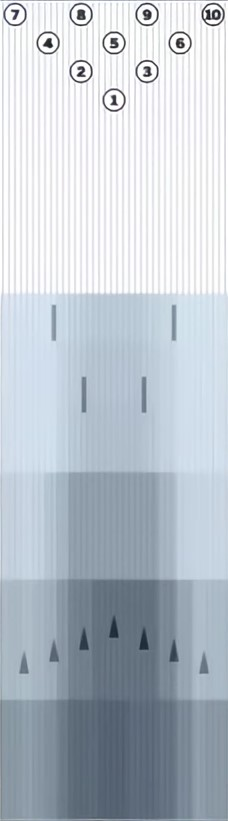
#> input picture data/templates/board_tracking.jpg, 228 x 821 px
$ python -i lane_detection.py   (imports and definitions only)   (older library calls are emulated)
#> lines starting #> are read from the running program, lines starting #| are printed output that depends on the picture; after the words box and inside, x2 and y2 are one past the last pixel; in counts of white or black regions, pixels touching at a corner belong together


# List of Frame_lane_boundaries objs
import os
import numpy as np

import cv2
from sklearn.cluster import DBSCAN
from sklearn.linear_model import RANSACRegressor

# Debug output folders
DEBUG_DIR = "debug"
GRAYSCALE_DIR = os.path.join(DEBUG_DIR, "grayscale")
EDGES_DIR = os.path.join(DEBUG_DIR, "edges")
LINES_DIR = os.path.join(DEBUG_DIR, "lines")
BEST_DIR = os.path.join(DEBUG_DIR, "best_line")


# [16 lines left out: functions get_vid_lane_boundaries, get_frame_lane_boundaries, not called in this run]

# def get_top_lane_boundary(
#     frame,
#     red_threshold=150,
#     min_points=5,
# ):
#     """
#     Detect the top lane boundary using red channel extraction and overdetermined linear interpolation.

#     Extracts red markings from the top part of the frame (bowling pin markings),
#     finds the coordinates of red points, and fits a line using least squares interpolation.

#     Args:
#         frame: Input image frame
#         red_threshold: Threshold value for red channel (0-255)
#         min_points: Minimum number of points required to fit a line

#     Returns:
#         Line endpoints as (x1, y1, x2, y2) or None if insufficient points
#     """
#     # Ensure debug folders exist
#     os.makedirs(GRAYSCALE_DIR, exist_ok=True)
#     os.makedirs(EDGES_DIR, exist_ok=True)
#     os.makedirs(LINES_DIR, exist_ok=True)
#     os.makedirs(BEST_DIR, exist_ok=True)

#         # Convert BGR → HSV
#     hsv = cv2.cvtColor(frame, cv2.COLOR_BGR2HSV)

#     # Focus on top region
#     top_region = hsv[:int(hsv.shape[0] * 0.3), :]

#     # Red hue ranges (two ranges!)
#     lower_red1 = np.array([0, 120, 70])
#     upper_red1 = np.array([10, 255, 255])

#     lower_red2 = np.array([170, 120, 70])
#     upper_red2 = np.array([180, 255, 255])

#     # Create masks
#     mask1 = cv2.inRange(top_region, lower_red1, upper_red1)
#     mask2 = cv2.inRange(top_region, lower_red2, upper_red2)

#     red_mask = cv2.bitwise_or(mask1, mask2)

#     # Optional cleanup
#     kernel = np.ones((3,3), np.uint8)
#     red_mask = cv2.morphologyEx(red_mask, cv2.MORPH_OPEN, kernel)

#     # Save debug image
#     cv2.imwrite(os.path.join(EDGES_DIR, f"red_channel_top.jpg"), top_region)
#     cv2.imwrite(os.path.join(EDGES_DIR, f"red_mask_top.jpg"), red_mask)

#     # Find coordinates of red points
#     points = cv2.findNonZero(red_mask)

#     if points is None or len(points) < min_points:
#         print(f"Insufficient red points found: {len(points) if points is not None else 0}")
#         return None

#     # Extract x, y coordinates
#     points = points.reshape(-1, 2).astype(np.float32)
#     x_coords = points[:, 0]
#     y_coords = points[:, 1]

#     # Perform overdetermined linear interpolation using least squares
#     # Fit: y = mx + b
#     coefficients = np.polyfit(x_coords, y_coords, 1)
#     m, b = coefficients  # slope, intercept

#     # Calculate line endpoints for visualization
#     x_min, x_max = int(np.min(x_coords)), int(np.max(x_coords))
#     y_min = int(m * x_min + b)
#     y_max = int(m * x_max + b)

#     # Create visualization image
#     vis_image = frame[:int(frame.shape[0] * 0.3), :].copy()
#     cv2.line(vis_image, (x_min, y_min), (x_max, y_max), (0, 255, 0), 3)

#     # Draw the detected red points
#     for pt in points.astype(int):
#         cv2.circle(vis_image, tuple(pt), 2, (255, 0, 0), -1)

#     cv2.imwrite(os.path.join(BEST_DIR, f"top_boundary_fitted_line.png"), vis_image)
#     cv2.imwrite(os.path.join(LINES_DIR, f"top_boundary_red_points.png"), vis_image)

#     print(f"Top boundary detected with {len(points)} points")
#     print(f"Line equation: y = {m:.4f}x + {b:.4f}")

#     # Return line endpoints adjusted to full frame coordinates
#     # Since we worked with the top region, we need to adjust y coordinates
#     return np.array([x_min, y_min, x_max, y_max], dtype=np.int32)

import os
import cv2
import numpy as np


# [527 lines left out: functions get_top_lane_boundary, plot_lane_boundaries, detect_pin_midpoints_template, non_max_suppression, not called in this run]


def get_bottom_lane_boundary(
    frame,
    edge_method="sobel",
    conv_method="pca",
    edge_threshold=0.3,
    hough_threshold=50,
    hough_min_line_length=100,
    hough_max_line_gap=10,
    slope_threshold=0.3,
):
    # Implementation for detecting the bottom lane boundary
    # Ensure debug folders exist
    os.makedirs(GRAYSCALE_DIR, exist_ok=True)
    os.makedirs(EDGES_DIR, exist_ok=True)
    os.makedirs(LINES_DIR, exist_ok=True)
    os.makedirs(BEST_DIR, exist_ok=True)

    #grayscale
    # gray = custom_grayscale(frame, method="default")
    gray = custom_grayscale(frame, method=conv_method)
    # gray_clahe = cv2.createCLAHE(clipLimit=2.0, tileGridSize=(8, 8))
    # gray = gray_clahe.apply(gray)
    # gaussian blur
    blurred = cv2.GaussianBlur(gray, (5, 5), 0)
    cv2.imwrite(os.path.join(GRAYSCALE_DIR, f"blurred_{conv_method}.jpg"), blurred)

    # crop before edge detection (bottom + center region)
    cropped = blurred[int(blurred.shape[0] * 0.6):, int(blurred.shape[1] * 0.15):int(blurred.shape[1] * 0.85)]
    edges = detect_edges(
        cropped,
        method=edge_method,
        conv_method=conv_method,
        edge_threshold=edge_threshold,
        direction="horizontal",
        debug_prefix="bottom_",
    )

    # hough transform
    lines = cv2.HoughLinesP(
        edges,
        1,
        np.pi / 180,
        threshold=hough_threshold,
        minLineLength=hough_min_line_length,
        maxLineGap=hough_max_line_gap,
    )

    output = frame[int(blurred.shape[0] * 0.6):, int(blurred.shape[1] * 0.15):int(blurred.shape[1] * 0.85)].copy()

    best_candidate = None
    if lines is not None:
        for line in lines:
            x1, y1, x2, y2 = line[0]

            # compute slope and filter by threshold, keep line order
            if x2 == x1:
                line_slope = float('inf')
            else:
                line_slope = (y2 - y1) / (x2 - x1)

            if abs(line_slope) > slope_threshold:
                # optional visualization: rejected as red
                cv2.line(output, (x1, y1), (x2, y2), (0, 0, 255), 1)
                continue

            if best_candidate is None:
                best_candidate = line[0]

            cv2.line(output, (x1, y1), (x2, y2), (0, 255, 0), 2)

    cv2.imwrite(os.path.join(LINES_DIR, f'lines_{conv_method}_{edge_method}.png'), output)

    # Select the first valid candidate (filtered by slope)
    if best_candidate is not None:
        best_candidate_image = frame[int(blurred.shape[0]*0.6):, int(blurred.shape[1]*0.15):int(blurred.shape[1]*0.85)].copy()
        x1, y1, x2, y2 = best_candidate
        cv2.line(best_candidate_image, (x1, y1), (x2, y2), (0, 255, 0), 3)
        cv2.imwrite(os.path.join(BEST_DIR, f'bottom_best_candidate_line_{conv_method}_{edge_method}.png'), best_candidate_image)
        return best_candidate

    # fallback: first Hough line if nothing passes slope filter
    if lines is not None and len(lines) > 0:
        fallback = lines[0][0]
        fallback_image = frame[int(blurred.shape[0]*0.6):, int(blurred.shape[1]*0.15):int(blurred.shape[1]*0.85)].copy()
        x1, y1, x2, y2 = fallback
        cv2.line(fallback_image, (x1, y1), (x2, y2), (0, 255, 255), 3)
        cv2.imwrite(os.path.join(BEST_DIR, f'bottom_best_candidate_line_{conv_method}_{edge_method}.png'), fallback_image)
        return fallback

    return None

# [175 lines left out: functions get_lateral_lane_boundaries, parameter_search, calculate_distance_to_center, not called in this run]


def custom_grayscale(frame, method="default"):
    if method == "default":
        return cv2.cvtColor(frame, cv2.COLOR_BGR2GRAY)
    elif method == "lightness":
        return cv2.cvtColor(frame, cv2.COLOR_BGR2HLS)[:,:,1]
    elif method == "luminosity":
        return cv2.cvtColor(frame, cv2.COLOR_BGR2YUV)[:,:,0]
    elif method == "r_g_minus_b":
        r, g, b = cv2.split(frame)
        return cv2.subtract(cv2.add(r, g), b)
    elif method == "pca":
        pixels = frame.reshape(-1, 3)
        mean = np.mean(pixels, axis=0)
        centered = pixels - mean
        cov = np.cov(centered.T)
        eigenvalues, eigenvectors = np.linalg.eig(cov)
        principal_component = eigenvectors[:, np.argmax(eigenvalues)]
        grayscale = np.dot(centered, principal_component)
        grayscale = ((grayscale - grayscale.min()) / (grayscale.max() - grayscale.min()) * 255)
        return grayscale.reshape(frame.shape[:2]).astype(np.uint8)
    else:
        raise ValueError("Invalid grayscale method")

def detect_edges(blurred, method="sobel", conv_method="pca", edge_threshold=None, direction="horizontal", debug_prefix=""):
    """Run edge detection on the provided image.

    Cropping (if needed) must be performed by the caller.
    """

    if method == "sobel":
        if direction == "horizontal":  # For horizontal edges (lane markings), detect vertical gradients
            sobel = cv2.Sobel(blurred, cv2.CV_64F, 0, 1, ksize=3)
        else:  # For vertical edges (lateral boundaries), detect horizontal gradients
            sobel = cv2.Sobel(blurred, cv2.CV_64F, 1, 0, ksize=3)
        sobel = np.absolute(sobel)
        sobel = sobel / sobel.max() * 255  # normalize to 0-255
        edges = np.uint8(sobel)
    elif method == "canny":
        edges = cv2.Canny(blurred, 30, 90)
    elif method == "laplacian":
        laplacian = cv2.Laplacian(blurred, cv2.CV_64F)
        laplacian = np.absolute(laplacian)
        laplacian = laplacian / laplacian.max() * 255  # normalize to 0-255
        edges = np.uint8(laplacian)
    else:
        raise ValueError("Invalid edge detection method")

    if edge_threshold is not None:
        _, edges = cv2.threshold(edges, edge_threshold, 255, cv2.THRESH_BINARY)

    cv2.imwrite(os.path.join(EDGES_DIR, f"{debug_prefix}edges_{method}_{conv_method}.jpg"), edges)
    return edges

>>> import cv2
>>> picture = cv2.imread('data/templates/board_tracking.jpg')
#> picture is the input picture: shape (821, 228, 3); mean B, G, R 204.9, 195.8, 187
>>> result = get_bottom_lane_boundary(picture)
#> in custom_grayscale, `mean = np.mean(pixels, axis=0)`: mean = [204.9, 195.8, 187]
#> in custom_grayscale, `cov = np.cov(centered.T)`: cov = [[2028.2, 2187.7, 2362.8], [2187.7, 2379, 2589.1], [2362.8, 2589.1, 2844]]
#> in custom_grayscale, `eigenvalues, eigenvectors = np.linalg.eig(cov)`: eigenvalues = [7211.5, 38.85, 0.871]; eigenvectors = [[-0.528, -0.714, 0.46], [-0.574, -0.0992, -0.813], [-0.626, 0.693, 0.358]]
#> in custom_grayscale, `principal_component = eigenvectors[:, np.argmax(eigenvalues)]`: principal_component = [-0.528, -0.574, -0.626]
#> in custom_grayscale, `return grayscale.reshape(frame.shape[:2]).astype(np.uint8)`:
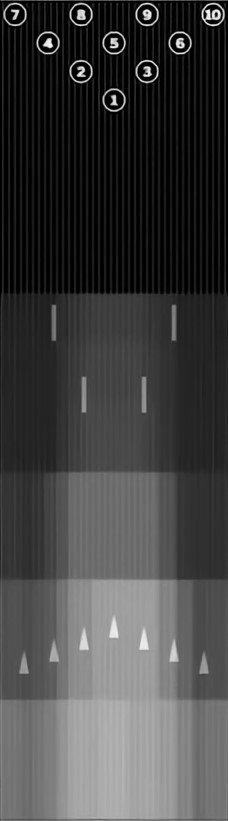
#> returned value: shape (821, 228); min 0, max 255, mean 65.6
#> in get_bottom_lane_boundary, `cropped = blurred[int(blurred.shape[0] * 0.6):, int(blurred.shape[1] *..`:
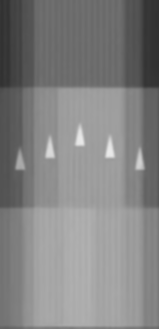
#> cropped: shape (329, 159); min 48, max 234, mean 130.1
#> in detect_edges, `sobel = cv2.Sobel(blurred, cv2.CV_64F, 0, 1, ksize=3)`:
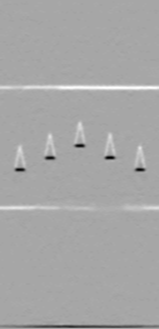
#> sobel: shape (329, 159) float64; min -195, max 104, mean 0.8; drawn with min black and max white
#> in detect_edges, `sobel = np.absolute(sobel)`:
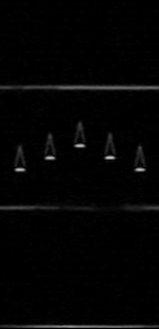
#> sobel: shape (329, 159) float64; min 0, max 195, mean 3.9
#> in detect_edges, `_, edges = cv2.threshold(edges, edge_threshold, 255, cv2.THRESH_BINARY)`:
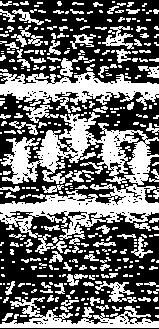
#> edges: shape (329, 159); 42.7% white; 374 white regions (242 under 20 px), largest, box (x1, y1, x2, y2) and area: (1, 112, 159, 185) 4863, (0, 183, 159, 240) 3785, (0, 72, 159, 113) 3098
#> in get_bottom_lane_boundary, `lines = cv2.HoughLinesP( edges, 1, np.pi / 180, threshold=hough_thresh..`: lines = 68 rows, first 6: [89, 194, 120, 327], [0, 74, 155, 229], [51, 230, 58, 35], [114, 112, 119, 3], [8, 1, 24, 188], [55, 213, 82, 74]
#> the loop in get_bottom_lane_boundary, `for line in lines:` made 68 passes
#> (x1, y1, x2, y2, line_slope) on passes 1 to 12: (89, 194, 120, 327, 4.29), (0, 74, 155, 229, 1), (51, 230, 58, 35, -27.86), (114, 112, 119, 3, -21.8), (8, 1, 24, 188, 11.69), (55, 213, 82, 74, -5.15), (63, 58, 72, 162, 11.56), (0, 327, 158, 324, -0.019), (40, 58, 46, 250, 32), (28, 218, 30, 76, -71), (69, 217, 102, 66, -4.58), (42, 285, 135, 131, -1.66)
#> after the loop in get_bottom_lane_boundary, `for line in lines:`:
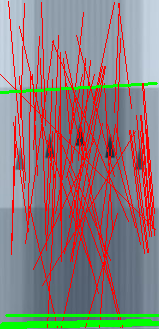
#> output: shape (329, 159, 3); mean B, G, R 124.7, 123.3, 141
#> in get_bottom_lane_boundary, `x1, y1, x2, y2 = best_candidate`: x1 = 0; y1 = 327; x2 = 158; y2 = 324
#> in get_bottom_lane_boundary, `cv2.line(best_candidate_image, (x1, y1), (x2, y2), (0, 255, 0), 3)`:
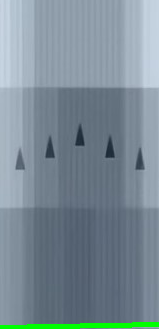
#> best_candidate_image: shape (329, 159, 3); mean B, G, R 149.6, 139.9, 122.5
#> result = [0, 327, 158, 324]
